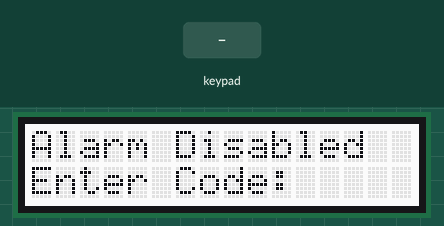
The sketch below on a simulated ESP32. Shown: 16×2 character LCD. The test bench sets the inputs (shaded band). A WiFi scan finds three made-up networks.

Above: at 5.5 s.
5.6 s: keypad keys 2 0 4 1 6 pressed 0.4 s apart
At 8.6 s:
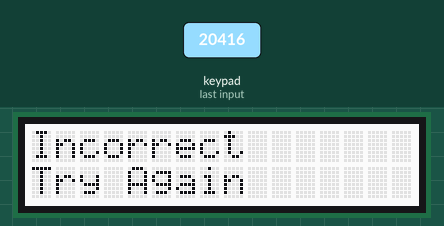
10.6 s: key '1' pressed
At 11.0 s:
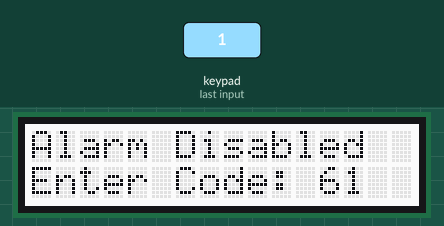
12.1 s: key '2' pressed
At 12.4 s:
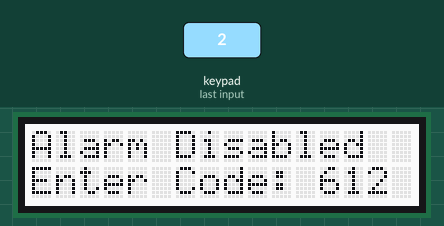
13.6 s: keypad keys 2 0 4 1 6 # pressed 0.4 s apart
At 14.4 s:
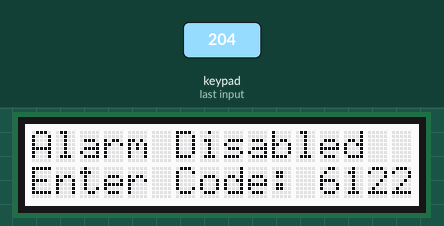
17.5 s: keypad keys 1 2 3 4 pressed 0.4 s apart
At 23.2 s:
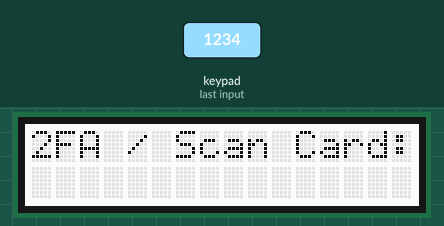
Timing chart, 0 to 24.7 s (numbered marks = the images above; inputs shaded):
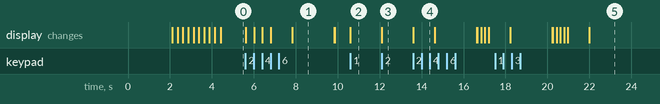

Measured:
- after the input at 5.6 s, the display: first changes at once (image 1 shows a later state)
- after the input at 10.6 s, the display: changes at once (image 2)
- after the input at 12.1 s, the display: changes at once (image 3)
- after the input at 13.6 s, the display: changes at once (image 4)
- what the display in image 1 shows lasts 2.0 s, from 7.8 s to 9.8 s

The sketch:

keypad.ino
```cpp
#include <esp_now.h>
#include <esp_wifi.h>
#include <WiFi.h>
#include <Wire.h>
#include "rgb_lcd.h"
#include <Keypad.h>
#include <SPI.h>
#include <MFRC522.h>

#define ROW 4         //keypad rows
#define COLUMN 3      //keypad columns
#define SS_RFID 21    //rfid slave pin
#define RST_RFID 22   //rfid reset pin
#define SCK_RFID 25   //rfid clock pin
#define MOSI_RFID 26  //rfid master out slave in
#define MISO_RFID 27  //rfid slave out master in

rgb_lcd lcd;

//keypad layout
char keys[ROW][COLUMN] =  {
  {'1', '2', '3'},
  {'4', '5', '6'},
  {'7', '8', '9'},
  {'*', '0', '#'}
};
//keypad gpio pins
byte pin_rows[ROW] = {2, 0, 4, 16};
byte pin_column[COLUMN] = {17, 5, 18};
//keypad object
Keypad keypad = Keypad(makeKeymap(keys), pin_rows, pin_column, ROW, COLUMN);
byte unlockCard[4] = {0x65, 0x74, 0x4D, 0x05}; //UID bytes for key card
byte unlockFob[4] = {0x26, 0xF4, 0xAF, 0x01};  //UID bytes for key fob
byte newHex[4]; //buffer to save read card UID
MFRC522 rfid(SS_RFID, RST_RFID);

int code[4] = {1, 2, 3, 4}; //keypad code
int check[4];
bool prompt = true;
int scan = 0;
int incorrect = 0;
int alarmState = 0;
int codeIndex = 0;
int atempt = 3;
int end = 0;
bool allowSend = false;
bool fobMatch = true;
bool cardMatch = true;

//esp-main/ recever MAC adress
uint8_t broadcastAddress[] = {0x84, 0x0D, 0x8E, 0xE6, 0x8F, 0xB4};

//Structure of data packets to be sent with espnow
typedef struct struct_message2 {
  int alar;
  int user;
  int key;
} struct_message2;

esp_now_peer_info_t peerInfo; //recever connectin info
struct_message2 myData; //data that is being sent

//wifi channel setup
//espnow needs both esp32s to be on same wifi channel
constexpr char WIFI_SSID[] = "Backup";
int32_t getWiFiChannel(const char *ssid) {
  if (int32_t n = WiFi.scanNetworks()) {
      for (uint8_t i=0; i<n; i++) {
          if (!strcmp(ssid, WiFi.SSID(i).c_str())) {
              return WiFi.channel(i);
          }
      }
  }
  return 0;
}

//espnow call back, checks if data was sent and displays if it sent or not
void OnDataSent(const uint8_t *mac_addr, esp_now_send_status_t status) {
  Serial.print("\r\nLast Packet Send Status:\t");
  Serial.println(status == ESP_NOW_SEND_SUCCESS ? "Delivery Success" : "Delivery Fail");
}

void setup() {
  Serial.begin(115200);
  WiFi.mode(WIFI_STA); //set wifi as client
  WiFi.disconnect();  //disconnect from all pasted wifi to make sure on same channel
  esp_wifi_set_channel(6, WIFI_SECOND_CHAN_NONE); //set defult channel
  Wire.begin(19, 23); //lcd Pin setup
  lcd.begin(16, 2); //lcd display width
  SPI.begin(SCK_RFID, MISO_RFID, MOSI_RFID, SS_RFID); //rfid pin setup

  rfid.PCD_Init(); //initalise MRFC522

  int32_t channel = getWiFiChannel(WIFI_SSID); //find wifi channel so esp now uses same one

  WiFi.printDiag(Serial); //wifi disagnostics
  //espnow channel setup to connect to correct channel
  esp_wifi_set_promiscuous(true);
  esp_wifi_set_channel(channel, WIFI_SECOND_CHAN_NONE);
  esp_wifi_set_promiscuous(false);
  WiFi.printDiag(Serial);

  //esp now init, return ok if sucsessful connect
  if (esp_now_init() != ESP_OK) {
    Serial.println("Error initializing ESP-NOW");
    return;
  }
  //esp send call back and delivery status
  esp_now_register_send_cb(esp_now_send_cb_t(OnDataSent));
  //espnow encription, set to false
  memcpy(peerInfo.peer_addr, broadcastAddress, 6);
  peerInfo.encrypt = false;

  //register peer device
  if (esp_now_add_peer(&peerInfo) != ESP_OK){
    Serial.println("Failed to add peer");
    return;
  }

  //lcd startup loading bar animation
  lcd.print("Loading");
  for (int l = 0; l < 9; l++) {
    lcd.print(".");
    delay(250);
  }
  lcd.clear();
}

void loop() {
  //rfid timeout
  if(end == 1) {
    lcd.print("Timed Out");
    delay(1000);
    lcd.clear();
    end = 0;
  }
  keypadRead(); //keypad function

  //if security process worked then allow send of espnow data
  if(allowSend) {
    esp_err_t result = esp_now_send(broadcastAddress, (uint8_t *) &myData, sizeof(myData));
    if (result == ESP_OK) {
      Serial.println("Sent with success");
    }
    else {
      Serial.println("Error sending the data");
    }
  }
  allowSend = false; //reset send after data sent
}

void keypadRead() {
  char key = keypad.getKey();

  //alarm state / active or inactive
  if(codeIndex == 0 && prompt) {
    if(alarmState == 0) { lcd.print("Alarm Disabled"); }
    else { lcd.print("Alarm Active"); }
    lcd.setCursor(0, 1);
    lcd.print("Enter Code: ");
    prompt = false;
  }

  //user enters 4 keys on keypad
  if(key) {
    if(key >= '0' && key <= '9') {
      lcd.print(key);
      check[codeIndex] = key - '0'; //conver char to int
      codeIndex++;
    }
    if(codeIndex == 4) { //user has entered 4 keys
      codeIndex = 0;
      prompt = true;
      delay(1000);
      codeCheck(); // check code entered is correct
    }
  }
}

void codeCheck() {
  incorrect = 0;
  lcd.clear();

  //compare code entered to saved unlock code
  for(int j = 0; j < 4; j++) {
    if(check[j] != code[j]) {
      incorrect++;
    }
  }
  if(incorrect > 0 && alarmState == 1) { atempt--; }
  //code correct, rfid 2fa
  if(incorrect == 0) {
    atempt = 3;
    rfidRead();
    return;
  }
  else if(incorrect > 0 && alarmState == 0) { //code incorrect and alarm not active
    lcd.print("Incorrect");
    lcd.setCursor(0, 1);
    lcd.print("Try Again");
    delay(2000);
  }
  else if(incorrect > 0 && alarmState == 1 && atempt > 0) { //code incorrect, alarm active, and more than 3 attempts
    lcd.print("Incorrect");
    lcd.setCursor(0, 1);
    lcd.print("Attempts Left: ");
    lcd.print(atempt);
    delay(2000);
  }
  else { //alarm active and out of attempts, sound alarm
    lcd.print("Incorrect");
    lcd.setCursor(0, 1);
    lcd.print("Sounding Alarm");
    delay(2000);
  }
  lcd.clear();
}

void rfidRead() { //rfid 2fa
  scan = 0;
  cardMatch = true;
  fobMatch = true;
  lcd.print("2FA / Scan Card:");
  lcd.setCursor(0, 1);

  unsigned long start = millis(); //start time
  const unsigned long timeout = 10000; //10 sec timer

  //wait loop while scannic card or run out of time
  while(true) {
    if(!rfid.PICC_IsNewCardPresent() && !rfid.PICC_ReadCardSerial()) {
      if(millis() - start >= timeout) {
        end = 1; //display in loop that card timed out
        return; //exit rfid read function
      }
    }
    if(rfid.PICC_IsNewCardPresent() && rfid.PICC_ReadCardSerial()) {
      break; //break whait loop
    }
  }
  //save new card scanned to the buffer
  for(byte i = 0; i < rfid.uid.size; i++) {
    newHex[i] = rfid.uid.uidByte[i];
  }

  //compare the UID to see if its the users card or fob
  for(byte j = 0; j < rfid.uid.size; j++) {
    if(rfid.uid.uidByte[j] != unlockCard[j]) {
      cardMatch = false;
    }
    if(rfid.uid.uidByte[j] != unlockFob[j]) {
      fobMatch = false;
    }
  }
  //set scan results
  if(cardMatch) {scan = 1;}
  if(fobMatch) {scan = 2;}
  //set espnow data to be sent
  if(scan == 1) {
    lcd.print("Valid Card");
    if(alarmState == 1) { alarmState = 0; }
    else { alarmState = 1; }
    myData.alar = alarmState;
    myData.user = 1;
    myData.key = 1;
    allowSend = true;
    }
  else if(scan == 2) {
    lcd.print("Valid Fob");
    if(alarmState == 1) { alarmState = 0; }
    else { alarmState = 1; }
    myData.alar = alarmState;
    myData.user = 2;
    myData.key = 2;
    allowSend = true;
  }
  else {
    lcd.print("Not valid");
    myData.alar = alarmState;
    myData.user = 0;
    myData.key = 0;
    allowSend = true;
  }

  delay(1000);
  lcd.clear();
  codeIndex = 0;
  prompt = true;
}
```
